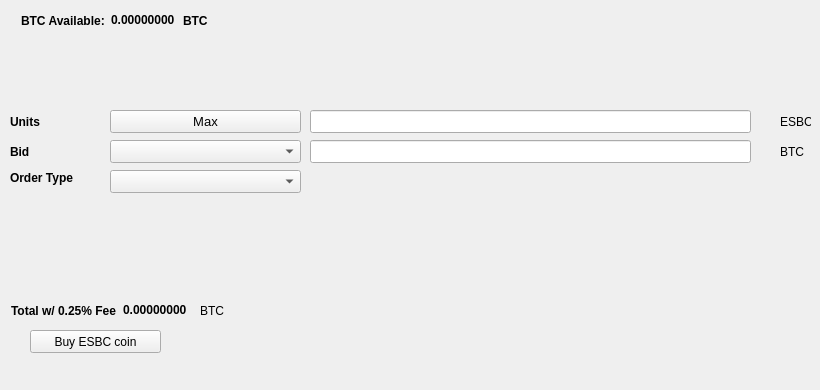
   <widget class="QWidget" name="BuyTab">
    <attribute name="title">
     <string>Buy</string>
    </attribute>
    <widget class="QPushButton" name="Buyesbcoin">
     <property name="geometry">
      <rect>
       <x>30</x>
       <y>330</y>
       <width>131</width>
       <height>23</height>
      </rect>
     </property>
     <property name="text">
      <string>Buy ESBC coin</string>
     </property>
     <property name="icon">
      <iconset resource="../esbcoin.qrc">
       <normaloff>:/icons/bitcoin</normaloff>:/icons/bitcoin</iconset>
     </property>
    </widget>
    <widget class="QLabel" name="label_3">
     <property name="geometry">
      <rect>
       <x>10</x>
       <y>110</y>
       <width>46</width>
       <height>23</height>
      </rect>
     </property>
     <property name="font">
      <font>
       <weight>75</weight>
       <bold>true</bold>
      </font>
     </property>
     <property name="text">
      <string>Units</string>
     </property>
    </widget>
    <widget class="QLineEdit" name="UnitsInput">
     <property name="geometry">
      <rect>
       <x>310</x>
       <y>110</y>
       <width>441</width>
       <height>23</height>
      </rect>
     </property>
     <property name="font">
      <font>
       <pointsize>9</pointsize>
       <weight>75</weight>
       <bold>true</bold>
      </font>
     </property>
    </widget>
    <widget class="QLineEdit" name="BuyBidPriceEdit">
     <property name="geometry">
      <rect>
       <x>310</x>
       <y>140</y>
       <width>441</width>
       <height>23</height>
      </rect>
     </property>
     <property name="font">
      <font>
       <pointsize>9</pointsize>
       <weight>75</weight>
       <bold>true</bold>
      </font>
     </property>
    </widget>
    <widget class="QLabel" name="label_4">
     <property name="geometry">
      <rect>
       <x>780</x>
       <y>110</y>
       <width>31</width>
       <height>23</height>
      </rect>
     </property>
     <property name="text">
      <string>ESBC</string>
     </property>
    </widget>
    <widget class="QLabel" name="label_5">
     <property name="geometry">
      <rect>
       <x>780</x>
       <y>140</y>
       <width>31</width>
       <height>23</height>
      </rect>
     </property>
     <property name="text">
      <string>BTC</string>
     </property>
    </widget>
    <widget class="QLabel" name="label_6">
     <property name="geometry">
      <rect>
       <x>10</x>
       <y>140</y>
       <width>46</width>
       <height>23</height>
      </rect>
     </property>
     <property name="font">
      <font>
       <weight>75</weight>
       <bold>true</bold>
      </font>
     </property>
     <property name="text">
      <string>Bid</string>
     </property>
    </widget>
    <widget class="QLabel" name="label_7">
     <property name="geometry">
      <rect>
       <x>10</x>
       <y>170</y>
       <width>91</width>
       <height>16</height>
      </rect>
     </property>
     <property name="font">
      <font>
       <weight>75</weight>
       <bold>true</bold>
      </font>
     </property>
     <property name="text">
      <string>Order Type</string>
     </property>
    </widget>
    <widget class="QPushButton" name="Buy_Max_Amount">
     <property name="geometry">
      <rect>
       <x>110</x>
       <y>110</y>
       <width>191</width>
       <height>23</height>
      </rect>
     </property>
     <property name="font">
      <font>
       <pointsize>10</pointsize>
      </font>
     </property>
     <property name="text">
      <string>Max</string>
     </property>
    </widget>
    <widget class="QComboBox" name="BuyBidcomboBox">
     <property name="geometry">
      <rect>
       <x>110</x>
       <y>140</y>
       <width>191</width>
       <height>23</height>
      </rect>
     </property>
     <property name="font">
      <font>
       <pointsize>10</pointsize>
      </font>
     </property>
    </widget>
    <widget class="QComboBox" name="buyOrdertypeCombo">
     <property name="geometry">
      <rect>
       <x>110</x>
       <y>170</y>
       <width>191</width>
       <height>23</height>
      </rect>
     </property>
     <property name="font">
      <font>
       <pointsize>10</pointsize>
      </font>
     </property>
    </widget>
    <widget class="QWidget" name="layoutWidget1">
     <property name="geometry">
      <rect>
       <x>21</x>
       <y>11</y>
       <width>227</width>
       <height>19</height>
      </rect>
     </property>
     <layout class="QHBoxLayout" name="horizontalLayout_3">
      <item>
       <widget class="QLabel" name="label232">
        <property name="font">
         <font>
          <weight>75</weight>
          <bold>true</bold>
         </font>
        </property>
        <property name="text">
         <string>BTC Available:</string>
        </property>
       </widget>
      </item>
      <item>
       <widget class="QLabel" name="BtcAvailableLbl">
        <property name="palette">
         <palette>
          <active>
           <colorrole role="WindowText">
            <brush brushstyle="SolidPattern">
             <color alpha="255">
              <red>0</red>
              <green>0</green>
              <blue>0</blue>
             </color>
            </brush>
           </colorrole>
           <colorrole role="Button">
            <brush brushstyle="SolidPattern">
             <color alpha="255">
              <red>0</red>
              <green>170</green>
              <blue>0</blue>
             </color>
            </brush>
           </colorrole>
           <colorrole role="Light">
            <brush brushstyle="SolidPattern">
             <color alpha="255">
              <red>0</red>
              <green>255</green>
              <blue>0</blue>
             </color>
            </brush>
           </colorrole>
           <colorrole role="Midlight">
            <brush brushstyle="SolidPattern">
             <color alpha="255">
              <red>0</red>
              <green>212</green>
              <blue>0</blue>
             </color>
            </brush>
           </colorrole>
           <colorrole role="Dark">
            <brush brushstyle="SolidPattern">
             <color alpha="255">
              <red>0</red>
              <green>85</green>
              <blue>0</blue>
             </color>
            </brush>
           </colorrole>
           <colorrole role="Mid">
            <brush brushstyle="SolidPattern">
             <color alpha="255">
              <red>0</red>
              <green>113</green>
              <blue>0</blue>
             </color>
            </brush>
           </colorrole>
           <colorrole role="Text">
            <brush brushstyle="SolidPattern">
             <color alpha="255">
              <red>0</red>
              <green>170</green>
              <blue>0</blue>
             </color>
            </brush>
           </colorrole>
           <colorrole role="BrightText">
            <brush brushstyle="SolidPattern">
             <color alpha="255">
              <red>255</red>
              <green>255</green>
              <blue>255</blue>
             </color>
            </brush>
           </colorrole>
           <colorrole role="ButtonText">
            <brush brushstyle="SolidPattern">
             <color alpha="255">
              <red>0</red>
              <green>0</green>
              <blue>0</blue>
             </color>
            </brush>
           </colorrole>
           <colorrole role="Base">
            <brush brushstyle="SolidPattern">
             <color alpha="255">
              <red>255</red>
              <green>255</green>
              <blue>255</blue>
             </color>
            </brush>
           </colorrole>
           <colorrole role="Window">
            <brush brushstyle="SolidPattern">
             <color alpha="255">
              <red>0</red>
              <green>170</green>
              <blue>0</blue>
             </color>
            </brush>
           </colorrole>
           <colorrole role="Shadow">
            <brush brushstyle="SolidPattern">
             <color alpha="255">
              <red>0</red>
              <green>0</green>
              <blue>0</blue>
             </color>
            </brush>
           </colorrole>
           <colorrole role="AlternateBase">
            <brush brushstyle="SolidPattern">
             <color alpha="255">
              <red>127</red>
              <green>212</green>
              <blue>127</blue>
             </color>
            </brush>
           </colorrole>
           <colorrole role="ToolTipBase">
            <brush brushstyle="SolidPattern">
             <color alpha="255">
              <red>255</red>
              <green>255</green>
              <blue>220</blue>
             </color>
            </brush>
           </colorrole>
           <colorrole role="ToolTipText">
            <brush brushstyle="SolidPattern">
             <color alpha="255">
              <red>0</red>
              <green>0</green>
              <blue>0</blue>
             </color>
            </brush>
           </colorrole>
          </active>
          <inactive>
           <colorrole role="WindowText">
            <brush brushstyle="SolidPattern">
             <color alpha="255">
              <red>0</red>
              <green>0</green>
              <blue>0</blue>
             </color>
            </brush>
           </colorrole>
           <colorrole role="Button">
            <brush brushstyle="SolidPattern">
             <color alpha="255">
              <red>0</red>
              <green>170</green>
              <blue>0</blue>
             </color>
            </brush>
           </colorrole>
           <colorrole role="Light">
            <brush brushstyle="SolidPattern">
             <color alpha="255">
              <red>0</red>
              <green>255</green>
              <blue>0</blue>
             </color>
            </brush>
           </colorrole>
           <colorrole role="Midlight">
            <brush brushstyle="SolidPattern">
             <color alpha="255">
              <red>0</red>
              <green>212</green>
              <blue>0</blue>
             </color>
            </brush>
           </colorrole>
           <colorrole role="Dark">
            <brush brushstyle="SolidPattern">
             <color alpha="255">
              <red>0</red>
              <green>85</green>
              <blue>0</blue>
             </color>
            </brush>
           </colorrole>
           <colorrole role="Mid">
            <brush brushstyle="SolidPattern">
             <color alpha="255">
              <red>0</red>
              <green>113</green>
              <blue>0</blue>
             </color>
            </brush>
           </colorrole>
           <colorrole role="Text">
            <brush brushstyle="SolidPattern">
             <color alpha="255">
              <red>0</red>
              <green>170</green>
              <blue>0</blue>
             </color>
            </brush>
           </colorrole>
           <colorrole role="BrightText">
            <brush brushstyle="SolidPattern">
             <color alpha="255">
              <red>255</red>
              <green>255</green>
              <blue>255</blue>
             </color>
            </brush>
           </colorrole>
           <colorrole role="ButtonText">
            <brush brushstyle="SolidPattern">
             <color alpha="255">
              <red>0</red>
              <green>0</green>
              <blue>0</blue>
             </color>
            </brush>
           </colorrole>
           <colorrole role="Base">
            <brush brushstyle="SolidPattern">
             <color alpha="255">
              <red>255</red>
              <green>255</green>
              <blue>255</blue>
             </color>
            </brush>
           </colorrole>
           <colorrole role="Window">
            <brush brushstyle="SolidPattern">
             <color alpha="255">
              <red>0</red>
              <green>170</green>
              <blue>0</blue>
             </color>
            </brush>
           </colorrole>
           <colorrole role="Shadow">
            <brush brushstyle="SolidPattern">
             <color alpha="255">
              <red>0</red>
              <green>0</green>
              <blue>0</blue>
             </color>
            </brush>
           </colorrole>
           <colorrole role="AlternateBase">
            <brush brushstyle="SolidPattern">
             <color alpha="255">
              <red>127</red>
              <green>212</green>
              <blue>127</blue>
             </color>
            </brush>
           </colorrole>
           <colorrole role="ToolTipBase">
            <brush brushstyle="SolidPattern">
             <color alpha="255">
              <red>255</red>
              <green>255</green>
              <blue>220</blue>
             </color>
            </brush>
           </colorrole>
           <colorrole role="ToolTipText">
            <brush brushstyle="SolidPattern">
             <color alpha="255">
              <red>0</red>
              <green>0</green>
              <blue>0</blue>
             </color>
            </brush>
           </colorrole>
          </inactive>
          <disabled>
           <colorrole role="WindowText">
            <brush brushstyle="SolidPattern">
             <color alpha="255">
              <red>0</red>
              <green>85</green>
              <blue>0</blue>
             </color>
            </brush>
           </colorrole>
           <colorrole role="Button">
            <brush brushstyle="SolidPattern">
             <color alpha="255">
              <red>0</red>
              <green>170</green>
              <blue>0</blue>
             </color>
            </brush>
           </colorrole>
           <colorrole role="Light">
            <brush brushstyle="SolidPattern">
             <color alpha="255">
              <red>0</red>
              <green>255</green>
              <blue>0</blue>
             </color>
            </brush>
           </colorrole>
           <colorrole role="Midlight">
            <brush brushstyle="SolidPattern">
             <color alpha="255">
              <red>0</red>
              <green>212</green>
              <blue>0</blue>
             </color>
            </brush>
           </colorrole>
           <colorrole role="Dark">
            <brush brushstyle="SolidPattern">
             <color alpha="255">
              <red>0</red>
              <green>85</green>
              <blue>0</blue>
             </color>
            </brush>
           </colorrole>
           <colorrole role="Mid">
            <brush brushstyle="SolidPattern">
             <color alpha="255">
              <red>0</red>
              <green>113</green>
              <blue>0</blue>
             </color>
            </brush>
           </colorrole>
           <colorrole role="Text">
            <brush brushstyle="SolidPattern">
             <color alpha="255">
              <red>0</red>
              <green>85</green>
              <blue>0</blue>
             </color>
            </brush>
           </colorrole>
           <colorrole role="BrightText">
            <brush brushstyle="SolidPattern">
             <color alpha="255">
              <red>255</red>
              <green>255</green>
              <blue>255</blue>
             </color>
            </brush>
           </colorrole>
           <colorrole role="ButtonText">
            <brush brushstyle="SolidPattern">
             <color alpha="255">
              <red>0</red>
              <green>85</green>
              <blue>0</blue>
             </color>
            </brush>
           </colorrole>
           <colorrole role="Base">
            <brush brushstyle="SolidPattern">
             <color alpha="255">
              <red>0</red>
              <green>170</green>
              <blue>0</blue>
             </color>
            </brush>
           </colorrole>
           <colorrole role="Window">
            <brush brushstyle="SolidPattern">
             <color alpha="255">
              <red>0</red>
              <green>170</green>
              <blue>0</blue>
             </color>
            </brush>
           </colorrole>
           <colorrole role="Shadow">
            <brush brushstyle="SolidPattern">
             <color alpha="255">
              <red>0</red>
              <green>0</green>
              <blue>0</blue>
             </color>
            </brush>
           </colorrole>
           <colorrole role="AlternateBase">
            <brush brushstyle="SolidPattern">
             <color alpha="255">
              <red>0</red>
              <green>170</green>
              <blue>0</blue>
             </color>
            </brush>
           </colorrole>
           <colorrole role="ToolTipBase">
            <brush brushstyle="SolidPattern">
             <color alpha="255">
              <red>255</red>
              <green>255</green>
              <blue>220</blue>
             </color>
            </brush>
           </colorrole>
           <colorrole role="ToolTipText">
            <brush brushstyle="SolidPattern">
             <color alpha="255">
              <red>0</red>
              <green>0</green>
              <blue>0</blue>
             </color>
            </brush>
           </colorrole>
          </disabled>
         </palette>
        </property>
        <property name="font">
         <font>
          <weight>75</weight>
          <bold>true</bold>
         </font>
        </property>
        <property name="text">
         <string>0.00000000</string>
        </property>
        <property name="textInteractionFlags">
         <set>Qt::LinksAccessibleByMouse|Qt::TextSelectableByKeyboard|Qt::TextSelectableByMouse</set>
        </property>
       </widget>
      </item>
      <item>
       <widget class="QLabel" name="BtcAvailableLbl_2">
        <property name="font">
         <font>
          <weight>75</weight>
          <bold>true</bold>
         </font>
        </property>
        <property name="text">
         <string>BTC</string>
        </property>
       </widget>
      </item>
     </layout>
    </widget>
    <widget class="QWidget" name="layoutWidge2">
     <property name="geometry">
      <rect>
       <x>11</x>
       <y>301</y>
       <width>259</width>
       <height>19</height>
      </rect>
     </property>
     <layout class="QHBoxLayout" name="horizontalLayout_4">
      <item>
       <widget class="QLabel" name="label_9">
        <property name="font">
         <font>
          <weight>75</weight>
          <bold>true</bold>
         </font>
        </property>
        <property name="text">
         <string>Total w/ 0.25% Fee</string>
        </property>
       </widget>
      </item>
      <item>
       <widget class="QLabel" name="BuyCostLabel">
        <property name="palette">
         <palette>
          <active>
           <colorrole role="WindowText">
            <brush brushstyle="SolidPattern">
             <color alpha="255">
              <red>0</red>
              <green>0</green>
              <blue>0</blue>
             </color>
            </brush>
           </colorrole>
           <colorrole role="Button">
            <brush brushstyle="SolidPattern">
             <color alpha="255">
              <red>0</red>
              <green>170</green>
              <blue>0</blue>
             </color>
            </brush>
           </colorrole>
           <colorrole role="Light">
            <brush brushstyle="SolidPattern">
             <color alpha="255">
              <red>0</red>
              <green>255</green>
              <blue>0</blue>
             </color>
            </brush>
           </colorrole>
           <colorrole role="Midlight">
            <brush brushstyle="SolidPattern">
             <color alpha="255">
              <red>0</red>
              <green>212</green>
              <blue>0</blue>
             </color>
            </brush>
           </colorrole>
           <colorrole role="Dark">
            <brush brushstyle="SolidPattern">
             <color alpha="255">
              <red>0</red>
              <green>85</green>
              <blue>0</blue>
             </color>
            </brush>
           </colorrole>
           <colorrole role="Mid">
            <brush brushstyle="SolidPattern">
             <color alpha="255">
              <red>0</red>
              <green>113</green>
              <blue>0</blue>
             </color>
            </brush>
           </colorrole>
           <colorrole role="Text">
            <brush brushstyle="SolidPattern">
             <color alpha="255">
              <red>0</red>
              <green>170</green>
              <blue>0</blue>
             </color>
            </brush>
           </colorrole>
           <colorrole role="BrightText">
            <brush brushstyle="SolidPattern">
             <color alpha="255">
              <red>255</red>
              <green>255</green>
              <blue>255</blue>
             </color>
            </brush>
           </colorrole>
           <colorrole role="ButtonText">
            <brush brushstyle="SolidPattern">
             <color alpha="255">
              <red>0</red>
              <green>0</green>
              <blue>0</blue>
             </color>
            </brush>
           </colorrole>
           <colorrole role="Base">
            <brush brushstyle="SolidPattern">
             <color alpha="255">
              <red>255</red>
              <green>255</green>
              <blue>255</blue>
             </color>
            </brush>
           </colorrole>
           <colorrole role="Window">
            <brush brushstyle="SolidPattern">
             <color alpha="255">
              <red>0</red>
              <green>170</green>
              <blue>0</blue>
             </color>
            </brush>
           </colorrole>
           <colorrole role="Shadow">
            <brush brushstyle="SolidPattern">
             <color alpha="255">
              <red>0</red>
              <green>0</green>
              <blue>0</blue>
             </color>
            </brush>
           </colorrole>
           <colorrole role="AlternateBase">
            <brush brushstyle="SolidPattern">
             <color alpha="255">
              <red>127</red>
              <green>212</green>
              <blue>127</blue>
             </color>
            </brush>
           </colorrole>
           <colorrole role="ToolTipBase">
            <brush brushstyle="SolidPattern">
             <color alpha="255">
              <red>255</red>
              <green>255</green>
              <blue>220</blue>
             </color>
            </brush>
           </colorrole>
           <colorrole role="ToolTipText">
            <brush brushstyle="SolidPattern">
             <color alpha="255">
              <red>0</red>
              <green>0</green>
              <blue>0</blue>
             </color>
            </brush>
           </colorrole>
          </active>
          <inactive>
           <colorrole role="WindowText">
            <brush brushstyle="SolidPattern">
             <color alpha="255">
              <red>0</red>
              <green>0</green>
              <blue>0</blue>
             </color>
            </brush>
           </colorrole>
           <colorrole role="Button">
            <brush brushstyle="SolidPattern">
             <color alpha="255">
              <red>0</red>
              <green>170</green>
              <blue>0</blue>
             </color>
            </brush>
           </colorrole>
           <colorrole role="Light">
            <brush brushstyle="SolidPattern">
             <color alpha="255">
              <red>0</red>
              <green>255</green>
              <blue>0</blue>
             </color>
            </brush>
           </colorrole>
           <colorrole role="Midlight">
            <brush brushstyle="SolidPattern">
             <color alpha="255">
              <red>0</red>
              <green>212</green>
              <blue>0</blue>
             </color>
            </brush>
           </colorrole>
           <colorrole role="Dark">
            <brush brushstyle="SolidPattern">
             <color alpha="255">
              <red>0</red>
              <green>85</green>
              <blue>0</blue>
             </color>
            </brush>
           </colorrole>
           <colorrole role="Mid">
            <brush brushstyle="SolidPattern">
             <color alpha="255">
              <red>0</red>
              <green>113</green>
              <blue>0</blue>
             </color>
            </brush>
           </colorrole>
           <colorrole role="Text">
            <brush brushstyle="SolidPattern">
             <color alpha="255">
              <red>0</red>
              <green>170</green>
              <blue>0</blue>
             </color>
            </brush>
           </colorrole>
           <colorrole role="BrightText">
            <brush brushstyle="SolidPattern">
             <color alpha="255">
              <red>255</red>
              <green>255</green>
              <blue>255</blue>
             </color>
            </brush>
           </colorrole>
           <colorrole role="ButtonText">
            <brush brushstyle="SolidPattern">
             <color alpha="255">
              <red>0</red>
              <green>0</green>
              <blue>0</blue>
             </color>
            </brush>
           </colorrole>
           <colorrole role="Base">
            <brush brushstyle="SolidPattern">
             <color alpha="255">
              <red>255</red>
              <green>255</green>
              <blue>255</blue>
             </color>
            </brush>
           </colorrole>
           <colorrole role="Window">
            <brush brushstyle="SolidPattern">
             <color alpha="255">
              <red>0</red>
              <green>170</green>
              <blue>0</blue>
             </color>
            </brush>
           </colorrole>
           <colorrole role="Shadow">
            <brush brushstyle="SolidPattern">
             <color alpha="255">
              <red>0</red>
              <green>0</green>
              <blue>0</blue>
             </color>
            </brush>
           </colorrole>
           <colorrole role="AlternateBase">
            <brush brushstyle="SolidPattern">
             <color alpha="255">
              <red>127</red>
              <green>212</green>
              <blue>127</blue>
             </color>
            </brush>
           </colorrole>
           <colorrole role="ToolTipBase">
            <brush brushstyle="SolidPattern">
             <color alpha="255">
              <red>255</red>
              <green>255</green>
              <blue>220</blue>
             </color>
            </brush>
           </colorrole>
           <colorrole role="ToolTipText">
            <brush brushstyle="SolidPattern">
             <color alpha="255">
              <red>0</red>
              <green>0</green>
              <blue>0</blue>
             </color>
            </brush>
           </colorrole>
          </inactive>
          <disabled>
           <colorrole role="WindowText">
            <brush brushstyle="SolidPattern">
             <color alpha="255">
              <red>0</red>
              <green>85</green>
              <blue>0</blue>
             </color>
            </brush>
           </colorrole>
           <colorrole role="Button">
            <brush brushstyle="SolidPattern">
             <color alpha="255">
              <red>0</red>
              <green>170</green>
              <blue>0</blue>
             </color>
            </brush>
           </colorrole>
           <colorrole role="Light">
            <brush brushstyle="SolidPattern">
             <color alpha="255">
              <red>0</red>
              <green>255</green>
              <blue>0</blue>
             </color>
            </brush>
           </colorrole>
           <colorrole role="Midlight">
            <brush brushstyle="SolidPattern">
             <color alpha="255">
              <red>0</red>
              <green>212</green>
              <blue>0</blue>
             </color>
            </brush>
           </colorrole>
           <colorrole role="Dark">
            <brush brushstyle="SolidPattern">
             <color alpha="255">
              <red>0</red>
              <green>85</green>
              <blue>0</blue>
             </color>
            </brush>
           </colorrole>
           <colorrole role="Mid">
            <brush brushstyle="SolidPattern">
             <color alpha="255">
              <red>0</red>
              <green>113</green>
              <blue>0</blue>
             </color>
            </brush>
           </colorrole>
           <colorrole role="Text">
            <brush brushstyle="SolidPattern">
             <color alpha="255">
              <red>0</red>
              <green>85</green>
              <blue>0</blue>
             </color>
            </brush>
           </colorrole>
           <colorrole role="BrightText">
            <brush brushstyle="SolidPattern">
             <color alpha="255">
              <red>255</red>
              <green>255</green>
              <blue>255</blue>
             </color>
            </brush>
           </colorrole>
           <colorrole role="ButtonText">
            <brush brushstyle="SolidPattern">
             <color alpha="255">
              <red>0</red>
              <green>85</green>
              <blue>0</blue>
             </color>
            </brush>
           </colorrole>
           <colorrole role="Base">
            <brush brushstyle="SolidPattern">
             <color alpha="255">
              <red>0</red>
              <green>170</green>
              <blue>0</blue>
             </color>
            </brush>
           </colorrole>
           <colorrole role="Window">
            <brush brushstyle="SolidPattern">
             <color alpha="255">
              <red>0</red>
              <green>170</green>
              <blue>0</blue>
             </color>
            </brush>
           </colorrole>
           <colorrole role="Shadow">
            <brush brushstyle="SolidPattern">
             <color alpha="255">
              <red>0</red>
              <green>0</green>
              <blue>0</blue>
             </color>
            </brush>
           </colorrole>
           <colorrole role="AlternateBase">
            <brush brushstyle="SolidPattern">
             <color alpha="255">
              <red>0</red>
              <green>170</green>
              <blue>0</blue>
             </color>
            </brush>
           </colorrole>
           <colorrole role="ToolTipBase">
            <brush brushstyle="SolidPattern">
             <color alpha="255">
              <red>255</red>
              <green>255</green>
              <blue>220</blue>
             </color>
            </brush>
           </colorrole>
           <colorrole role="ToolTipText">
            <brush brushstyle="SolidPattern">
             <color alpha="255">
              <red>0</red>
              <green>0</green>
              <blue>0</blue>
             </color>
            </brush>
           </colorrole>
          </disabled>
         </palette>
        </property>
        <property name="font">
         <font>
          <weight>75</weight>
          <bold>true</bold>
         </font>
        </property>
        <property name="autoFillBackground">
         <bool>false</bool>
        </property>
        <property name="text">
         <string>0.00000000</string>
        </property>
        <property name="textInteractionFlags">
         <set>Qt::LinksAccessibleByMouse|Qt::TextSelectableByMouse</set>
        </property>
       </widget>
      </item>
      <item>
       <widget class="QLabel" name="label_10">
        <property name="font">
         <font>
          <weight>50</weight>
          <bold>false</bold>
         </font>
        </property>
        <property name="text">
         <string>BTC</string>
        </property>
       </widget>
      </item>
     </layout>
    </widget>
    <widget class="QLabel" name="label_24">
     <property name="geometry">
      <rect>
       <x>460</x>
       <y>300</y>
       <width>281</width>
       <height>81</height>
      </rect>
     </property>
     <property name="text">
      <string/>
     </property>
     <property name="pixmap">
      <pixmap>:/images/bittrex</pixmap>
     </property>
    </widget>
   </widget>
